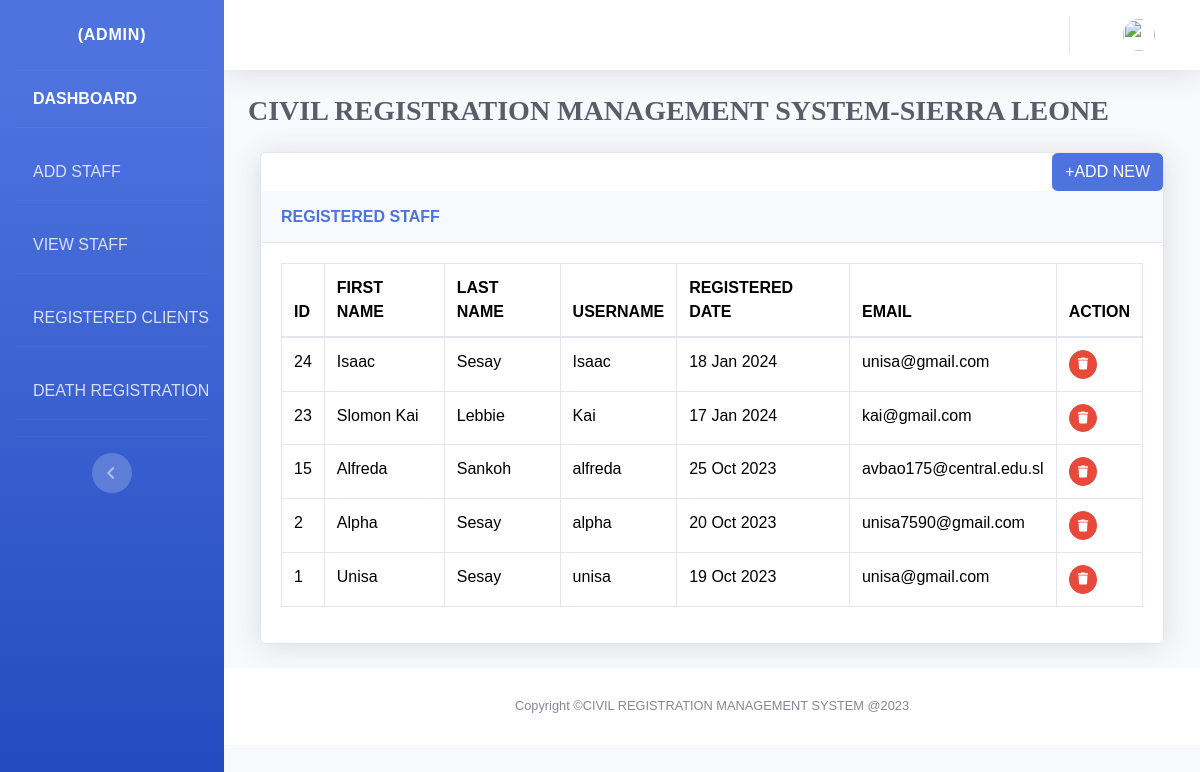
/adminstaff, run on the app's committed database.
### crms/models.py (models this page shows)
class User(AbstractUser):
    is_admin= models.BooleanField('Administrtor', default=False)
    is_employee= models.BooleanField('Registration Officer',default=False)

### crms/views.py (the view)
# urls.py: path('adminstaff',views.adminstaff_page, name='adminstaff_page'),
def adminstaff_page(request):
     recent_users = User.objects.all().order_by('-date_joined')[:10]
     context = {
        'recent_users':recent_users,
     }
     return render(request,'viewstaff.html',context)

### templates/viewstaff.html (shortened to what this page needs)
{% extends 'base.html' %}
{% block body %}
  <div class="container-fluid">
    <div class="d-sm-flex align-items-center justify-content-between mb-4">
      <marquee behavior="scroll" direction="left">
        <h1 class="h3 mb-0 text-gray-800" style="font-family: 'Bradley Hand ITC',cursive; font-weight: bold;">CIVIL REGISTRATION MANAGEMENT SYSTEM-SIERRA LEONE</h1>
      </marquee>
    </div>
<div class="col-md-12 text-left">
    <div class="card shadow mb-4">
      <div class="row">
        <div class="col-md-12 text-right">
          <button class="btn btn-primary"><a href="{% url 'register' %}" style="color: white;">+ADD NEW</a></button>
        </div>
      </div>
      <div class="card-header py-3">
        <h6 class="m-0 font-weight-bold text-primary">REGISTERED STAFF</h6>
      </div>
      <div class="card-body">
        <div class="table-responsive">
          <table class="table table-bordered" id="dataTable" width="100%" cellspacing="0">
            <thead>
              <tr>
                <th>ID</th>
                <th>FIRST NAME</th>
                <th>LAST NAME</th>
                <th>USERNAME</th>
                <th>REGISTERED DATE</th>
                <th>EMAIL</th>
                <th>ACTION</th>
              </tr>
            </thead>
            <tbody>
              {% for user in recent_users %}
                <tr>
                  <td>{{user.id}}</td>
                  <td>{{user.first_name}}</td>
                  <td>{{user.last_name}}</td>
                  <td>{{user.username}}</td>
                  <td>{{user.date_joined|date:'d M Y'}}</td>
                  <td>{{user.email}}</td>
                 <td>
                <form action="" method="post" class="d-inline">
                  <a href="{% url "emp_del" user.id %}" class="btn btn-danger btn-circle btn-sm px-0" >
                 <i class="fas fa-trash"></i></a>
                  </form>
              </td>
                </tr>
              {% endfor %}
            </tbody>
          </table>
        </div>
      </div>
    </div>
  </div>
{% endblock %}

### static/css/main.css (style rules this page uses)
* { padding: 0; margin: 0; font-family: sans-serif; }
body { text-align: center; justify-content: center; height: 100vh; font-family: "Montserrat-black"; }
.btn { color: #fff; }
form a { text-decoration: none; color: #3c00a0; }

### static/css/page.css (style rules this page uses)
.card { position: relative; display: flex; flex-direction: column; }

### templates/base.html (style rules this page uses)
.personal p, td { color: #333; }
.personal table td, table th { padding: 10px; }

### data on the page
User: id "24", first_name "Isaac", last_name "Sesay", username "Isaac", date_joined "18 Jan 2024", email "unisa@gmail.com"
User: id "23", first_name "Slomon Kai", last_name "Lebbie", username "Kai", date_joined "17 Jan 2024", email "kai@gmail.com"
User: id "15", first_name "Alfreda", last_name "Sankoh", username "alfreda", date_joined "25 Oct 2023", email "avbao175@central.edu.sl"
User: id "2", first_name "Alpha", last_name "Sesay", username "alpha", date_joined "20 Oct 2023", email "unisa7590@gmail.com"
User: id "1", first_name "Unisa", last_name "Sesay", username "unisa", date_joined "19 Oct 2023", email "unisa@gmail.com"
